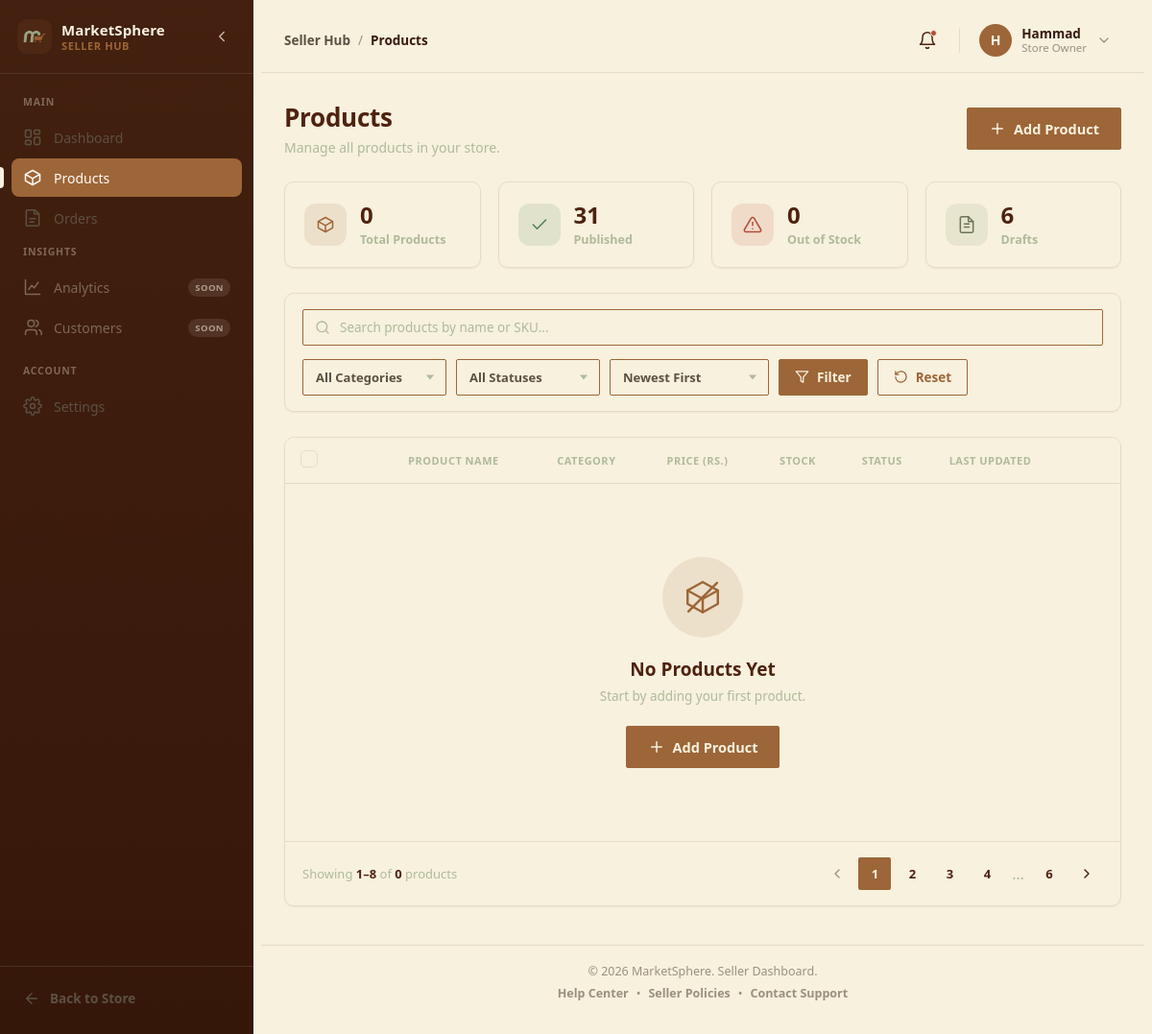
The page /seller/products/ (signed in) on the database as committed earlier.
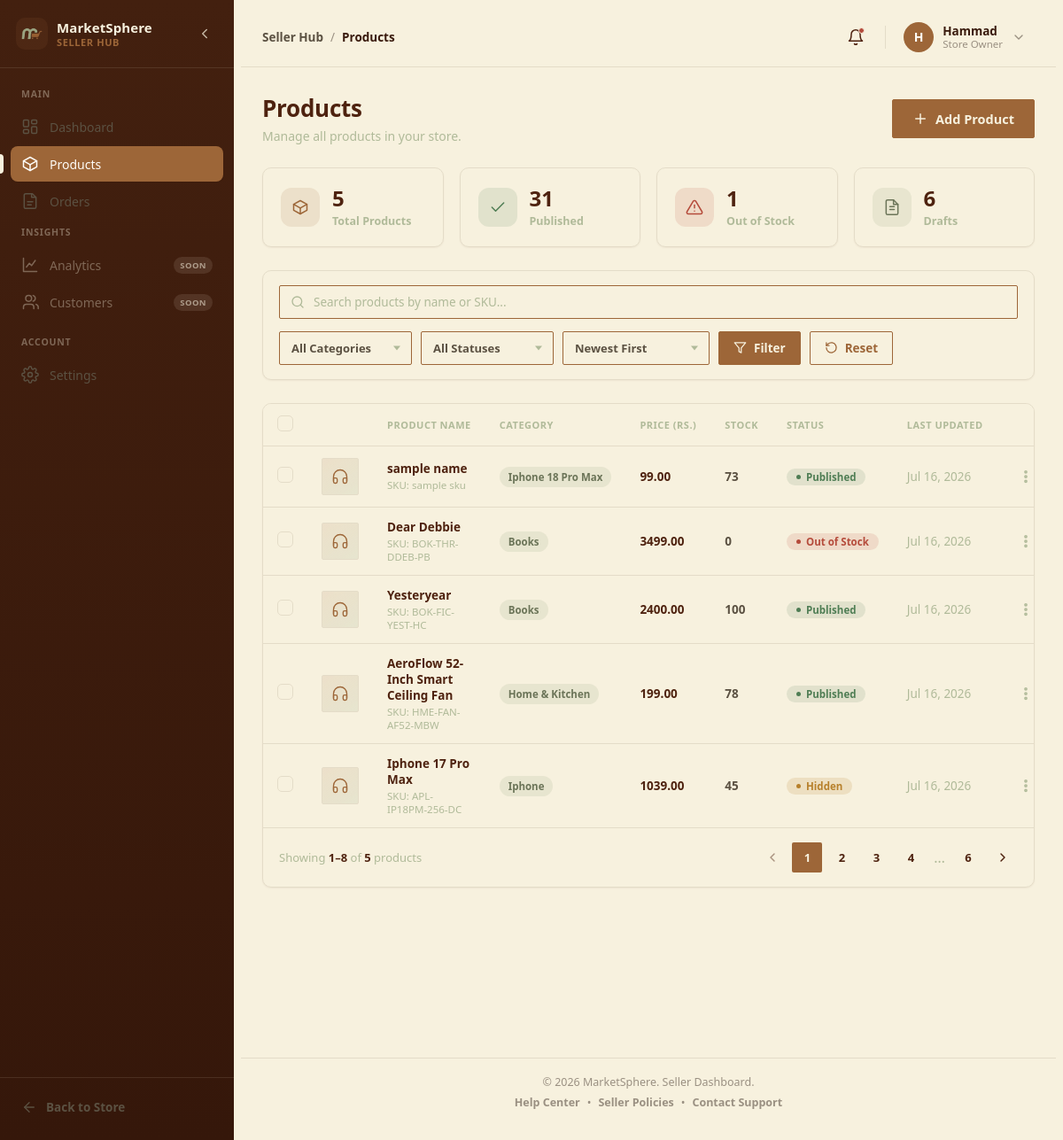
The same page on the database as committed later.
### products/models.py (models this page shows, shortened)
class TimeStampedModel(models.Model):
    created_at = models.DateTimeField(auto_now_add=True)
    updated_at = models.DateTimeField(auto_now=True)
    class Meta:
        abstract = True

class Product(TimeStampedModel):
    class Status(models.TextChoices):
        DRAFT = "draft", "Draft"
        PUBLISHED = "published", "Published"
        HIDDEN = "hidden", "Hidden"
        OUT_OF_STOCK = "out_of_stock", "Out of Stock"
        ARCHIVED = "archived", "Archived"
    category = models.ForeignKey(
        Category, on_delete=models.PROTECT, related_name="products"
    )
    brand = models.ForeignKey(
        Brand, on_delete=models.SET_NULL, null=True, blank=True, related_name="products"
    )
    seller = models.ForeignKey(
        "accounts.Seller",
        on_delete=models.CASCADE,
        related_name="products",
        null=True,
        blank=True,
    )
    name = models.CharField(max_length=255)
    slug = models.SlugField(unique=True)
    short_description = models.CharField(max_length=300, blank=True)
    description = models.TextField()
    sku = models.CharField(max_length=100, unique=True)
    barcode = models.CharField(max_length=100, blank=True)
    price = models.DecimalField(max_digits=10, decimal_places=2)
    discount_price = models.DecimalField(
        max_digits=10, decimal_places=2, null=True, blank=True
    )
    stock_quantity = models.PositiveIntegerField(default=0)
    min_stock_level = models.PositiveIntegerField(default=5)
    weight = models.DecimalField(max_digits=8, decimal_places=2, null=True, blank=True)
    status = models.CharField(
        max_length=20,
        choices=Status.choices,
        default=Status.DRAFT,
    )
    is_featured = models.BooleanField(default=False)
    class Meta:
        ordering = ["-created_at"]

class Category(models.Model):
    name = models.CharField(max_length=100, unique=True)
    parent = models.ForeignKey(
        "self", null=True, blank=True, on_delete=models.CASCADE, related_name="children"
    )
    slug = models.SlugField(unique=True)
    description = models.TextField(blank=True)
    icon = models.CharField(
        max_length=50, blank=True, help_text="Bootstrap icon or Font Awesome class"
    )
    image = models.ImageField(upload_to="categories/images/", blank=True, null=True)
    is_active = models.BooleanField(default=True)
    class Meta:
        ordering = ["name"]
        verbose_name_plural = "Categories"

### seller_dashboard/views.py (the view)
# urls.py: path("", include("products.urls")),
def products(request):
    return render(request, "products/list.html")

### accounts/context_processors.py (called while the page is built)
def seller_context(request):
    if request.user.is_authenticated:
        seller = getattr(request.user, "seller_profile", None)
    else:
        seller = None
    return {
        "seller": seller,
    }

### products/context_processors.py (called while the page is built)
def categories(request):
    user = request.user
    return {
        "categories": get_all_categories(),
        "brands": get_all_brands(),
        "wishlist_count": wishlist_count(user) if user.is_authenticated else 0,
        "cart_count": cart_count(user) if user.is_authenticated else 0,
    }

### products/services.py (called while the page is built)
def get_all_categories():
    categories = Category.objects.filter(parent=None, is_active=True).prefetch_related(
        Prefetch(
            "children",
            queryset=Category.objects.filter(is_active=True).prefetch_related(
                Prefetch(
                    "children",
                    queryset=Category.objects.filter(is_active=True),
                )
            ),
        )
    )
    return categories

def get_all_brands():
    brands = Brand.objects.filter(is_active=True)
    return brands

def wishlist_count(user):
    if not getattr(user, "is_authenticated", False):
        return 0
    return WishlistItem.objects.filter(user=user).count()

### seller_dashboard/templates/products/list.html (shortened to what the changed rows need)
{% extends 'base_dashboard.html' %}
{% load static %}
{% block active_page %}
  products
{% endblock %}
{% block css %}
  <link rel="stylesheet" href="{% static 'css/products.css' %}" />
{% endblock %}
{% block seller_content %}
  <div class="pm-page">
    <section class="pm-header pm-reveal" aria-label="Products header">
      <div class="pm-header-text">
        <h1 class="pm-header-title">Products</h1>
      </div>
    </section>
    <section class="pm-stats-grid pm-reveal" aria-label="Product statistics">
      <div class="pm-stat-card">
        <div class="pm-stat-body">
          <span class="pm-stat-value">{{ dashboard_total_products }}</span>
          <span class="pm-stat-label">Total Products</span>
        </div>
      </div>
      <div class="pm-stat-card">
        <div class="pm-stat-body">
          <span class="pm-stat-value">{{ dashboard_out_of_stock_products.count }}</span>
          <span class="pm-stat-label">Out of Stock</span>
        </div>
      </div>
    </section>
    <section class="pm-table-card pm-reveal" aria-label="Products table">
      <div class="pm-table-wrap">
        <table class="pm-table" id="pmProductsTable">
          <thead>
            <tr>
              <th scope="col" class="pm-col-checkbox">
                <label class="pm-checkbox">
                  <span class="pm-checkbox-box"></span>
                </label>
              </th>
              <th scope="col" class="pm-col-image">
              </th>
              <th scope="col">Product Name</th>
              <th scope="col">Category</th>
              <th scope="col">Price (Rs.)</th>
              <th scope="col">Stock</th>
              <th scope="col">Status</th>
              <th scope="col">Last Updated</th>
              <th scope="col" class="pm-col-actions">
              </th>
            </tr>
          </thead>
          <tbody id="pmProductsTableBody">
            {% for product in dashboard_seller_products %}
              <tr class="pm-row" data-product-name="wireless over-ear headphones">
                <td data-label="">
                  <label class="pm-checkbox">
                    <span class="pm-checkbox-box"></span>
                  </label>
                </td>
                <td data-label="">
                  <div class="pm-product-thumb">
                  </div>
                </td>
                <td data-label="Product">
                  <span class="pm-product-name">{{ product.name }}</span>
                  <span class="pm-product-sku">SKU: {{ product.sku }}</span>
                </td>
                <td data-label="Category">
                  <span class="pm-category-tag">{{ product.category.name }}</span>
                </td>
                <td data-label="Price">
                  <span class="pm-price">
                    {% if product.discount_price %}
                      {{ product.discount_price }}
                    {% else %}
                      {{ product.price }}
                    {% endif %}
                  </span>
                </td>
                <td data-label="Stock">
                  <span class="pm-stock">{{ product.stock_quantity }}</span>
                </td>
                <td data-label="Status">
                  {% if product.status == 'out_of_stock' %}
                    <span class="pm-badge pm-badge-out-of-stock">Out of Stock</span>
                  {% elif product.status == 'published' %}
                  <span class="pm-badge pm-badge-published">Published</span>
                  {% elif product.status == 'hidden' %}
                  <span class="pm-badge pm-badge-hidden">Hidden</span>
                  {% else %}
                  <span class="pm-badge pm-badge-draft">Draft</span>
                  {% endif %}
                </td>
                <td data-label="Updated">
                  <span class="pm-date">{{ product.updated_at|date:'M d, Y' }}</span>
                </td>
                <td data-label="" class="pm-col-actions">
                  <div class="pm-dropdown pm-row-dropdown">
                    <button type="button" class="pm-icon-btn pm-dropdown-trigger" aria-haspopup="true" aria-expanded="false" aria-label="More actions for Wireless Over-Ear Headphones">
                      <svg viewBox="0 0 24 24" width="18" height="18" fill="none" stroke="currentColor" stroke-width="2" stroke-linecap="round" stroke-linejoin="round">
                        <circle cx="12" cy="5" r="1.5"></circle>
                        <circle cx="12" cy="12" r="1.5"></circle>
                        <circle cx="12" cy="19" r="1.5"></circle>
                      </svg>
                    </button>
                  </div>
                </td>
              </tr>
            {% endfor %}
          </tbody>
        </table>
      </div>
      {% if dashboard_seller_products.count == 0 %}
        <div class="pm-empty-state" id="pmEmptyState">
          <div class="pm-empty-illustration" aria-hidden="true">
            <svg viewBox="0 0 24 24" width="42" height="42" fill="none" stroke="currentColor" stroke-width="1.4" stroke-linecap="round" stroke-linejoin="round">
              <path d="M21 8 12 3 3 8l9 5 9-5Z"></path>
              <path d="M3 8v8l9 5 9-5V8"></path>
              <path d="M12 13v8"></path>
              <line x1="3.5" y1="20.5" x2="20.5" y2="3.5"></line>
            </svg>
          </div>
          <h3 class="pm-empty-title">No Products Yet</h3>
          <p class="pm-empty-subtitle">Start by adding your first product.</p>
          <button type="button" class="pm-btn pm-btn-primary pm-btn-lg" onclick="window.location.href='{% url "add-product" %}'">
            <svg viewBox="0 0 24 24" width="18" height="18" fill="none" stroke="currentColor" stroke-width="2" stroke-linecap="round" stroke-linejoin="round">
              <line x1="12" y1="5" x2="12" y2="19"></line>
              <line x1="5" y1="12" x2="19" y2="12"></line>
            </svg>Add Product
          </button>
        </div>
      {% endif %}
      <div class="pm-pagination-bar">
        <span class="pm-pagination-count">Showing <strong>1–8</strong> of <strong>{{ dashboard_total_products }}</strong> products</span>
      </div>
    </section>
  </div>
{% endblock %}

Rows that differ between the two databases and show on the page:
added Product: name "sample name", sku "sample sku", category.name "Iphone 18 Pro Max", discount_price "99.00", stock_quantity "73", status "Published", updated_at "Jul 16, 2026"
now on this page (row edited): Product: name "Dear Debbie", sku "BOK-THR-DDEB-PB", category.name "Books", price "3499.00", stock_quantity "0", status "Out of Stock", updated_at "Jul 16, 2026"
now on this page (row edited): Product: name "Yesteryear", sku "BOK-FIC-YEST-HC", category.name "Books", discount_price "2400.00", stock_quantity "100", status "Published", updated_at "Jul 16, 2026"
now on this page (row edited): Product: name "AeroFlow 52-Inch Smart Ceiling Fan", sku "HME-FAN-AF52-MBW", category.name "Home & Kitchen", discount_price "199.00", stock_quantity "78", status "Published", updated_at "Jul 16, 2026"
now on this page (row edited): Product: name "Iphone 17 Pro Max", sku "APL-IP18PM-256-DC", category.name "Iphone", price "1039.00", stock_quantity "45", status "Hidden", updated_at "Jul 16, 2026"
Other text that changed with them:
{{ dashboard_total_products }}: "0" → "5"
{{ dashboard_out_of_stock_products.count }}: "0" → "1"
text no longer shown: "No Products Yet Start by adding your first product. Add Product"
